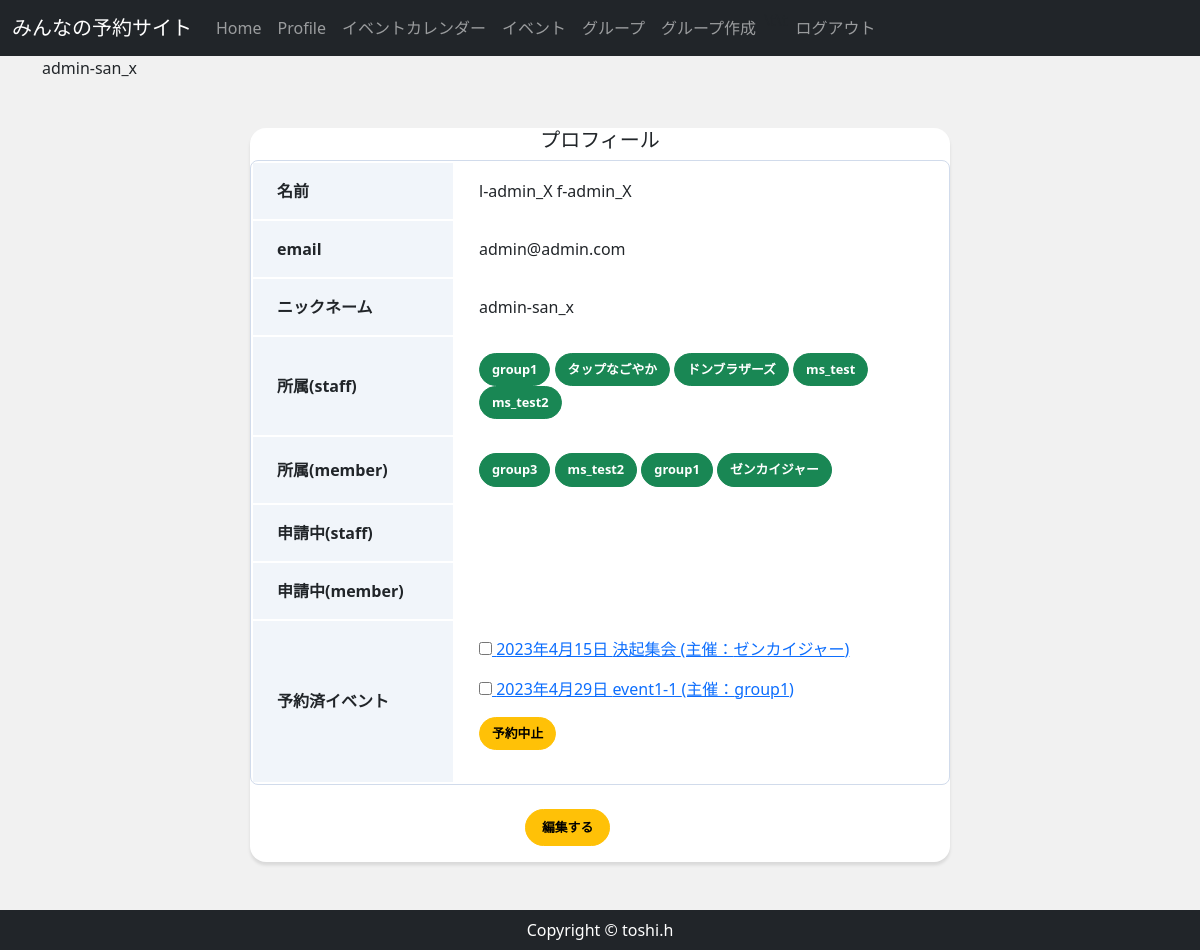
/accounts/profile/2/ (signed in), run on the app's committed database.
### accounts/models.py (models this page shows, shortened)
class CustomUser(AbstractBaseUser, PermissionsMixin):
    email = models.EmailField(
        verbose_name='email',
        max_length=255,
        unique=True,
        )
    first_name = models.CharField('名', max_length=150)
    last_name = models.CharField('姓', max_length=150)
    nickname = models.CharField('ニックネーム', max_length=150,  null=True, blank=True)
    active = models.BooleanField(default=True)
    staff = models.BooleanField(default=False) #staffかどうか
    admin = models.BooleanField(default=False)
    objects = UserManager()
    EMAIL_FIELD = 'email'
    USERNAME_FIELD = 'email'
    REQUIRED_FIELDS = []
    def __str__(self):
        return self.email
    @property
    def is_active(self):
        return self.active
    class Meta(AbstractBaseUser.Meta):
        db_table = 'custom_user'

### reservation/models.py (models this page shows)
class ApprovedStaff(models.Model):
    staff = models.ForeignKey(CustomUser,  on_delete=models.CASCADE,)
    group = models.ForeignKey(Group,  on_delete=models.CASCADE, )
    approved = models.BooleanField(default=False)
    class Meta:
        constraints = [
            models.UniqueConstraint(
                fields=["staff", "group"],
                name = "approved_staff_unique",
            ),
        ]

class Group(models.Model):
    group_name = models.CharField(max_length=150)
    group_detail = models.TextField()
    group_owner = models.ForeignKey(
        CustomUser,
        unique=False,
        db_index=True,
        related_name='owner',
        on_delete=models.CASCADE
    )
    def __str__(self):
        return self.group_name

class ApprovedMember(models.Model):
    member = models.ForeignKey(CustomUser,  on_delete=models.CASCADE)
    group = models.ForeignKey(Group,  on_delete=models.CASCADE)
    approved = models.BooleanField(default=False)
    class Meta:
        constraints = [
            models.UniqueConstraint(
                fields=["member", "group"],
                name = "approved_member_unique"
            ),
        ]

class Join(models.Model):
    join_name = models.ForeignKey(CustomUser, on_delete=models.CASCADE)
    join_event = models.ForeignKey(Event, on_delete=models.CASCADE)
    join = models.BooleanField(default=False)
    class Meta:
        constraints = [
            models.UniqueConstraint(
                fields=["join_name","join_event"],
                name = "join_unique"
            ),
        ]

class Event(models.Model):
    event_title = models.CharField(max_length=150)
    event_detail = models.TextField()
    group = models.ForeignKey(Group,  on_delete=models.CASCADE, related_name="group_event")
    event_date = models.DateField()
    start_time = models.TimeField()
    end_time = models.TimeField()
    def __str__(self):
        return self.event_title

### accounts/views.py (the view, shortened to what this page needs)
# urls.py: path('profile/<int:pk>/', views.ProfileView.as_view(), name='profile'),
class ProfileView(OnlyYouMixin, DetailView):
    model = CustomUser
    template_name = 'account/userprofile.html'
    def get(self, request, *args, **kwargs):
        user_data = CustomUser.objects.get(email=self.request.user)
        group_data_m = ApprovedMember.objects.filter(member=user_data, approved=True)
        group_data_s = ApprovedStaff.objects.filter(staff=user_data, approved=True)
        event_join=Join.objects.filter(join_name=self.request.user, join=True).order_by('join_event__event_date')
        return render(request, self.template_name,{
            'group_data_m':group_data_m,
            'group_data_s':group_data_s,
            'user_data':user_data,
            'event_join':event_join,
        })

### accounts/views.py (called while the page is built)
    def test_func(self):
        user = self.request.user
        return user.pk == self.kwargs['pk'] or user.is_superuser

### accounts/templates/account/userprofile.html (shortened to what this page needs)
{% extends 'reservation/base.html' %}
{% block content %}
    <div class="card card-profile my-5 mx-auto">
        <div class="carl-body">
            <h5 class="card-title text-center">プロフィール</h5>
            <table class="profile_table mb-4 ">
                <tbody>
                    <tr>
                        <th class="header">名前</th>
                        <td class="data">{{ user.first_name }} {{ user.last_name }} </td>
                    </tr>
                    <tr>
                        <th class="header">email</th>
                        <td class="data">{{ user.email }}</td>
                    </tr>
                    <tr>
                        <th class="header">ニックネーム</th>
                        <td class="data">{{ user.nickname }}</td>
                    </tr>
                    <tr>
                        <th class="header">所属(staff)</th>
                        <td class="data">
                        {% for group_s in group_data_s %}
                        <a href="{% url 'group_detail' group_s.group.pk  %} " class="btn btn-success">{{ group_s.group }}</a>
                        {% endfor %}
                        </td>
                    </tr>
                    <tr>
                        <th class="header">所属(member)</th>
                        <td class="data">
                        {% for group_m in group_data_m %}
                        <a href="{% url 'group_detail' group_m.group.pk  %} " class="btn btn-success">{{ group_m.group }}</a>
                        {% endfor %}
                        </td>
                    </tr>
                    <tr>
                        <th class="header">申請中(staff)</th>
                        <td class="data">
                        </td>
                    </tr>
                    <tr>
                        <th class="header">申請中(member)</th>
                        <td class="data">
                        </td>
                    </tr>
                    <tr>
                        <th class="header">予約済イベント</th>
                        <td class="data">
                        <form action="" method="POST">
                        {% for event in event_join %}
                            <p>
                            <label><input type="checkbox" name="event_join" value="{{ event.pk }}"><a href="{% url 'event_detail' event.join_event.pk %}">
                            {{event.join_event.event_date}} {{ event.join_event }} (主催：{{ event.join_event.group }})</a></label>
                            </p>
                        {% endfor %}
                        {% if user.join_set.all %}
                        <p><input type="submit" value="予約中止" class="btn btn-warning"></p>
                        {% endif %}
                        </form>
                        </td>
                    </tr>
                </tbody>
            </table>
            <div class="button my-3 mx-auto">
                <a href="{% url 'userprofile_form' user.pk %}" class="btn btn-lg btn-warning btn-block">編集する</a>
            </div>
        </div>
    </div>
{% endblock %}

### reservation/templates/reservation/base.html (shortened to what this page needs)
{% load static %}
<!DOCTYPE html>
<html lang="ja">
<head>
    <link href="https://cdn.jsdelivr.net/npm/bootstrap@5.0.2/dist/css/bootstrap.min.css" rel="stylesheet">
    <link rel="stylesheet" href="{% static 'css/rsv_style.css' %}">
<nav class="navbar navbar-expand-lg bg-body-tertiary navbar-dark bg-dark" >
    <div class="container-fluid">
    <a class="navbar-brand" href="{% url 'home' %}">
    みんなの予約サイト
    </a>
    <div class="collapse navbar-collapse" id="navbarSupportedContent">
        <ul class="navbar-nav ml-auto">
        <li class="nav-item">
            <a class="nav-link" href="{% url 'home' %}">Home </a>
        </li>
        {% if user.is_authenticated %}
            <li class="nav-item">
                <a class="nav-link" href="{% url 'userprofile' user.pk %}">Profile</a>
            </li>
            <li class="nav-item">
                <a class="nav-link" href="{% url 'gp_event_cal' %}">イベントカレンダー </a>
            </li>
            <li class="nav-item">
                <a class="nav-link" href="{% url 'event' %}">イベント </a>
            </li>
            <li class="nav-item">
                <a class="nav-link" href="{% url 'group' %}">グループ </a>
            </li>
            <li class="nav-item">
                <a class="nav-link" href="{% url 'group_new' %}">グループ作成 </a>
            </li>
            <li>
            <p>\t\t</p>
            </li>
            <li class="nav-item">
                <a class="nav-link" href="{% url 'account_logout' %}">ログアウト </a>
            </li>
        {% endif %}
        </ul>
    </div>
    </nav>
    <main>
        <div class="container">
            <p >{{user.nickname}}</p>
            {% block content %}
            {% endblock %}
        </div>
    </main>
    <footer class="py-2 bg-dark">
        <p class="m-0 text-center text-white">Copyright &copy; toshi.h</p>
    </footer>
</body>
</html>

### reservation/static/css/rsv_style.css (style rules this page uses)
* { margin: 0; padding: 0; box-sizing: border-box; }
main { flex: 1; }
.card-profile { width: 700px; border: 0; border-radius: 1rem; box-shadow: 0 0.2rem 0.2rem 0 rgba(0, 0, 0, 0.1) }
.button { width: 150px; }
.btn { font-size: 80%; border-radius: 5rem; font-weight: bold; }
.profile_table { width: 100%; border: 1px solid #d1dbeb; border-radius: 8px; border-collapse: separate; overflow: hidden; }
.profile_table .header { width: 200px; padding: 16px 24px; text-align: left; background: #f1f5fa; }
.profile_table .data { padding: 16px 24px; }

### data on the page
CustomUser: nickname "admin-san_x", first_name "l-admin_X", last_name "f-admin_X", email "admin@admin.com"
ApprovedStaff: group "group1"
ApprovedStaff: group "タップなごやか"
ApprovedStaff: group "ドンブラザーズ"
ApprovedStaff: group "ms_test"
ApprovedStaff: group "ms_test2"
ApprovedMember: group "group3"
ApprovedMember: group "ms_test2"
ApprovedMember: group "group1"
ApprovedMember: group "ゼンカイジャー"
Join: join_event.event_date "2023年4月15日", join_event "決起集会", join_event.group "ゼンカイジャー"
Join: join_event.event_date "2023年4月29日", join_event "event1-1", join_event.group "group1"
